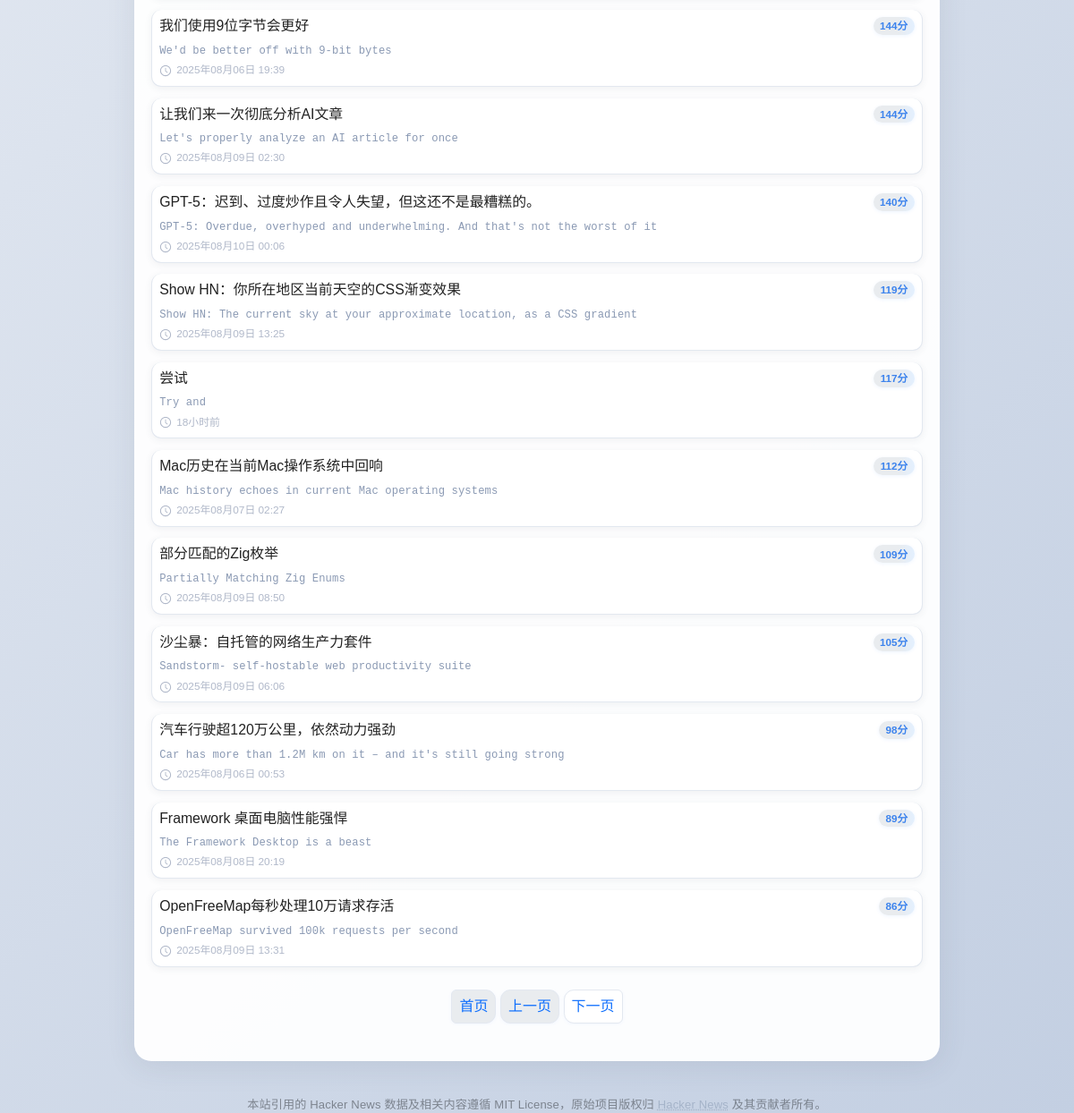
The app's page /news?sort=score (lower part), older data.
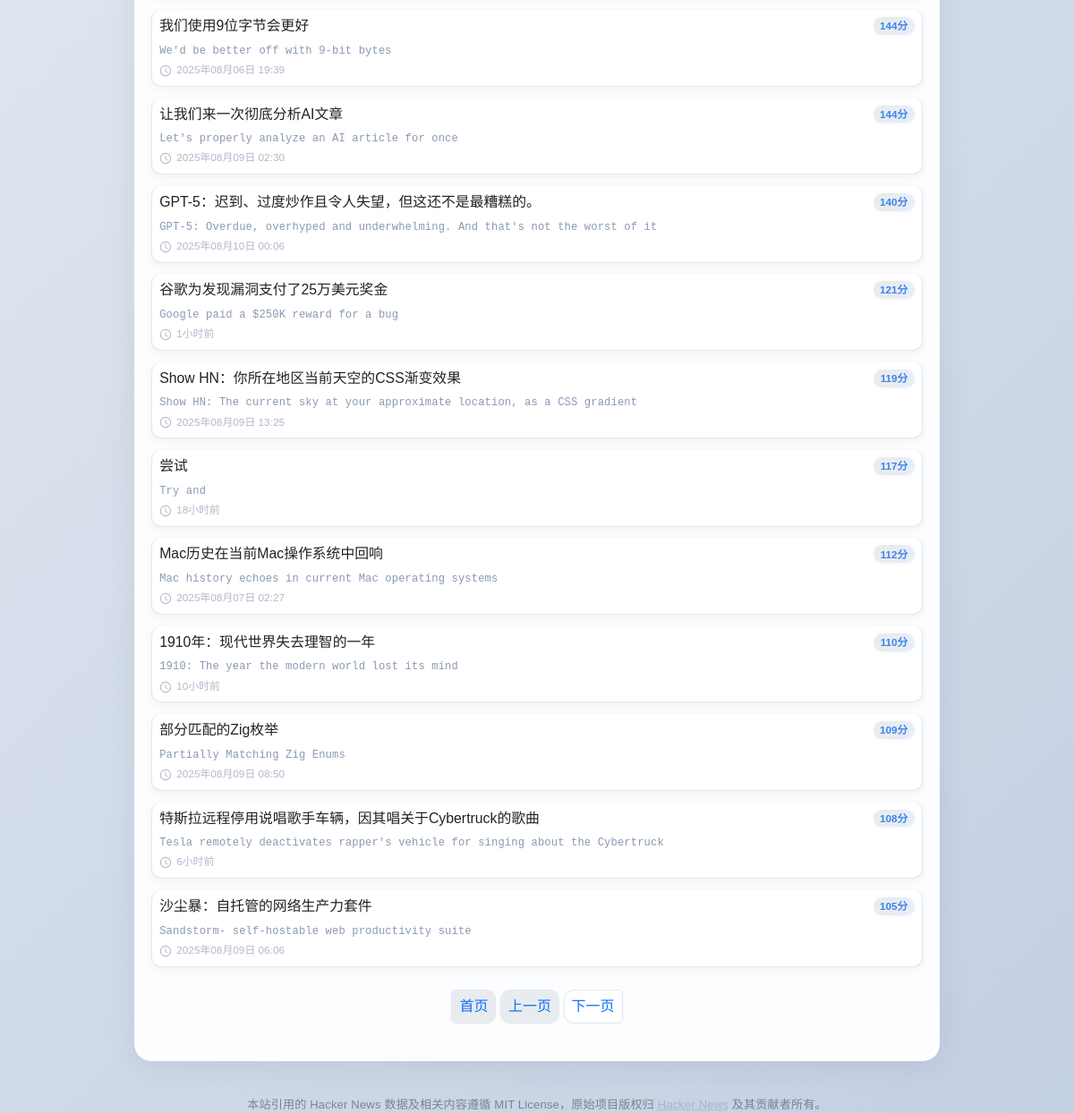
The same page, newer data.
### models.py (models this page shows, shortened)
class NewsItem(db.Model):
    id = db.Column(db.Integer, primary_key=True)  # Hacker News ID
    original_title = db.Column(db.String(500))
    translated_title = db.Column(db.String(500))
    original_url = db.Column(db.String(500))
    score = db.Column(db.Integer)  # 新闻评分
    time = db.Column(db.Integer)   # 发布时间戳
    translation_status = db.Column(db.Integer, default=0)
    favorites = db.relationship('Favorite', backref='news_item', lazy=True, cascade='all, delete-orphan')

### app.py (the view, shortened to what this page needs)
@app.route('/news')
def news():
    sort = request.args.get('sort', 'time')
    page = int(request.args.get('page', 1))
    per_page = 30
    if sort == 'favorites':
        if not current_user.is_authenticated:
            return redirect(url_for('login'))
        favorites = Favorite.query.filter_by(user_id=current_user.id).order_by(Favorite.created_at.desc()).all()
        news_items = []
        for fav in favorites:
            news_item = NewsItem.query.get(fav.news_id)
            if news_item:
                news_items.append(news_item)
        total_items = len(news_items)
        total_pages = (total_items + per_page - 1) // per_page
        start_idx = (page - 1) * per_page
        end_idx = start_idx + per_page
        news_items = news_items[start_idx:end_idx]
        pagination = type('obj', (object,), {
            'pages': total_pages,
            'has_prev': page > 1,
            'has_next': page < total_pages,
            'prev_num': page - 1 if page > 1 else 1,
            'next_num': page + 1 if page < total_pages else total_pages
        })()
    else:
        query = NewsItem.query
        if sort == 'score':
            query = query.order_by(NewsItem.score.desc())
        else:
            query = query.order_by(NewsItem.time.desc())
        total_items = query.count()
        total_pages = (total_items + per_page - 1) // per_page
        news_items = query.offset((page - 1) * per_page).limit(per_page).all()
        favorited_ids = set()
        pagination = type('obj', (object,), {
            'pages': total_pages,
            'has_prev': page > 1,
            'has_next': page < total_pages,
            'prev_num': page - 1 if page > 1 else 1,
            'next_num': page + 1 if page < total_pages else total_pages
        })()
    if sort == 'favorites':
        favorited_ids = {n.id for n in news_items}
    elif not current_user.is_authenticated:
        favorited_ids = set()
    return render_template('news.html', news_items=news_items, pagination=pagination, page=page, sort=sort, favorited_ids=favorited_ids)

### app.py (called while the page is built)
def datetimeformat_filter(ts):
    try:
        now = datetime.now()
        dt = datetime.fromtimestamp(int(ts))
        diff = (now - dt).total_seconds()
        if diff < 60:
            return f"{int(diff)}秒前"
        elif diff < 3600:
            return f"{int(diff//60)}分钟前"
        elif diff < 86400:
            return f"{int(diff//3600)}小时前"
        else:
            return dt.strftime('%Y年%m月%d日 %H:%M')
    except Exception:
        return ''

### templates/news.html (shortened to what this page needs)
<!DOCTYPE html>
<html lang="zh-CN">
<head>
    <link href="https://cdn.jsdelivr.net/npm/bootstrap@5.3.0/dist/css/bootstrap.min.css" rel="stylesheet">
</head>
<body style="min-height:100vh;display:flex;flex-direction:column;">
    <div class="container py-4" style="flex:1 0 auto;">
        <div id="dynamic-news" style="margin-top:0.3em;">
          {% if sort != 'favorites' %}
            <div class="list-group">
              {% for item in news_items %}
                <div class="list-group-item news-item py-2 px-2">
                  <div class="d-flex w-100 justify-content-between align-items-start mb-1">
                    <a href="{{ item.original_url }}" target="_blank" style="text-decoration: none; color: inherit; flex: 1;">
                      <h5 class="mb-1" style="font-size:0.99rem;font-family:'AlibabaPuHuiTi-Regular',sans-serif;line-height:1.3;color:#222;">{{ item.translated_title or item.original_title }}</h5>
                    </a>
                    <span class="badge score-badge">{{ item.score }}分</span>
                  </div>
                  <div class="d-flex justify-content-between align-items-start mt-1">
                    <div class="flex-grow-1">
                      <p class="original-title mb-0">{{ item.original_title }}</p>
                      <p class="mb-0 mt-1 d-flex align-items-center" style="font-size:0.74rem;color:#b0b8c9;gap:0.25em;">
                        <span style="display:inline-flex;align-items-center;vertical-align:-2px;">
                        </span>
                        {{ item.time | datetimeformat }}
                      </p>
                    </div>
                  </div>
                </div>
              {% endfor %}
            </div>
          {% endif %}
        </div>
        <div style="flex:0 0 auto;">
        {% if pagination.pages > 1 or pagination.pages == 1 %}
        <nav aria-label="分页导航" class="mt-3">
            <ul class="pagination justify-content-center">
                <li class="page-item {% if page == 1 %}disabled{% endif %}">
                    <a class="page-link" href="?page=1{% if sort %}&sort={{ sort }}{% endif %}">首页</a>
                </li>
                <li class="page-item {% if not pagination.has_prev %}disabled{% endif %}">
                    <a class="page-link" href="?page={{ pagination.prev_num }}{% if sort %}&sort={{ sort }}{% endif %}" tabindex="-1">上一页</a>
                </li>
                <li class="page-item {% if not pagination.has_next %}disabled{% endif %}">
                    <a class="page-link" href="?page={{ pagination.next_num }}{% if sort %}&sort={{ sort }}{% endif %}">下一页</a>
                </li>
            </ul>
        </nav>
        {% endif %}
        </div>
    </div>
    <div class="text-center text-muted" style="font-size:0.82rem; margin-top:0.2rem; opacity:0.62; letter-spacing:0.01em;flex-shrink:0;">
        本站引用的 Hacker News 数据及相关内容遵循 MIT License，原始项目版权归 <a href="https://github.com/HackerNews/API" target="_blank" style="color:#8fa0b8;text-decoration:underline dotted;">Hacker News</a> 及其贡献者所有。
    </div>
</body>
</html>

### templates/news.html (style rules this page uses)
body { background: linear-gradient(135deg, #f5f7fa 0%, #c3cfe2 100%); font-family: 'AlibabaPuHuiTi-Regular', sans-serif; color: #222; font-size: 0.97rem; }
.container { max-width: 900px; background: rgba(255,255,255,0.95); border-radius: 1.2rem; box-shadow: 0 6px 32px 0 rgba(60,72,88,0.10); padding: 2rem 1.2rem 1.2rem 1.2rem; margin-top: 0.5rem; margin-bottom: 2.2rem; }
.news-item { transition: box-shadow 0.33s cubic-bezier(.4,0,.2,1), border-color 0.33s, background 0.33s, transform 0.33s cubic-bezier(.4,0,.2,1), filter 0.33s; border-left: 3px solid transparent; padding: 0.7rem 1rem 0.5rem 1rem; margin-bottom: 0.6rem; background: #fff; border-radius: 0.7rem !important; box-shadow: 0 2px 8px rgba(60,72,88,0.07); border: 1px solid #e3e8f0; }
.original-title { font-size: 0.76rem; color: #8a99b3; margin-bottom: 0; font-family: 'AlibabaPuHuiTi-Regular', monospace; letter-spacing: 0.01em; }
.score-badge { min-width: 38px; font-size: 0.73rem; background: linear-gradient(90deg, #e9ecef 60%, #e3f0ff 100%); color: #3c83ed; font-weight: 600; border-radius: 1rem; box-shadow: 0 1px 4px rgba(13,110,253,0.07); }
.list-group { gap: 0.2rem; }
.pagination { --bs-pagination-bg: #fff; --bs-pagination-border-color: #e3e8f0; --bs-pagination-hover-bg: #f4f8ff; --bs-pagination-active-bg: #0d6efd; --bs-pagination-active-border-color: #0d6efd; --bs-pagination-color: #0d6efd; --bs-pagination-active-color: #fff; font-size: 0.97rem; flex-wrap: nowrap; overflow-x: auto; max-width: 100%; padding-bottom: 2px; gap: 0.35rem; }
.pagination .page-link { border-radius: 0.7rem; margin: 0; border: 1px solid #e3e8f0; color: #0d6efd; transition: background 0.2s, color 0.2s, box-shadow 0.2s; min-width: 2.5rem; padding-left: 0.5rem; padding-right: 0.5rem; white-space: nowrap; box-shadow: 0 1px 4px rgba(13,110,253,0.04); font-weight: 500; }

Row changes from the older to the newer data that the page shows:
no longer on this page (row unchanged): NewsItem: translated_title "汽车行驶超120万公里，依然动力强劲", score "98", original_title "Car has more than 1.2M km on it – and it's still going strong", time "2025年08月06日 00:53"
no longer on this page (row unchanged): NewsItem: translated_title "Framework 桌面电脑性能强悍", score "89", original_title "The Framework Desktop is a beast", time "2025年08月08日 20:19"
no longer on this page (row unchanged): NewsItem: translated_title "OpenFreeMap每秒处理10万请求存活", score "86", original_title "OpenFreeMap survived 100k requests per second", time "2025年08月09日 13:31"
added NewsItem: translated_title "谷歌为发现漏洞支付了25万美元奖金", score "121", original_title "Google paid a $250K reward for a bug", time "1小时前"
added NewsItem: translated_title "1910年：现代世界失去理智的一年", score "110", original_title "1910: The year the modern world lost its mind", time "10小时前"
added NewsItem: translated_title "特斯拉远程停用说唱歌手车辆，因其唱关于Cybertruck的歌曲", score "108", original_title "Tesla remotely deactivates rapper's vehicle for singing about the Cybertruck", time "6小时前"
